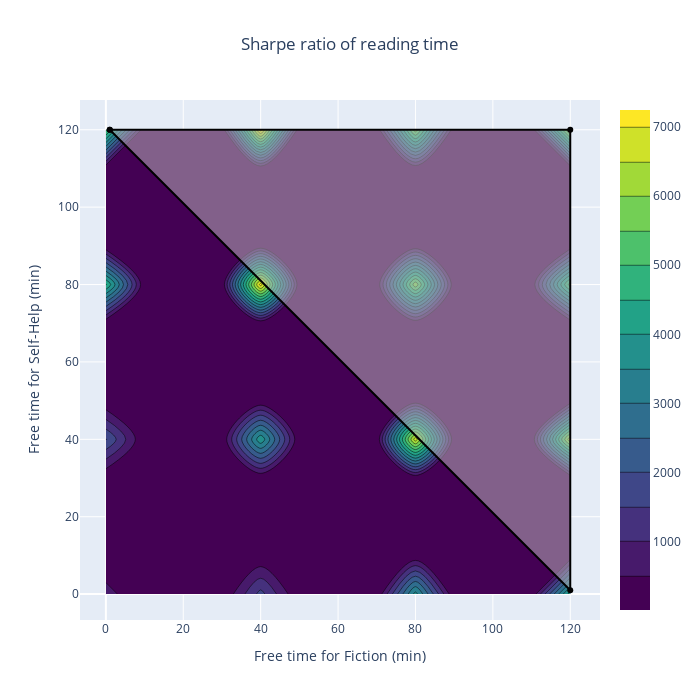

Notebook code cell kept with this figure:
### Code cell
plot_reading_for_2d_allocation(
    max_time=120, 
    estimators=(sm_fiction, sm_help), 
    type_estimator="smt_kriging", 
    sampling_step=10,
    estimator_sd=(sm_fiction, sm_help)
)

### Figure 1 — Plotly figure (JSON) as saved in the notebook; plotly's stock layout.template omitted (floating-point values rounded to 4 significant figures; data arrays with more than 128 entries replaced by an {"elided": "..."} marker saying what was removed)
{"data": [{"colorscale": [[0, "#440154"], [0.1111, "#482878"], [0.2222, "#3e4989"], [0.3333, "#31688e"], [0.4444, "#26828e"], [0.5556, "#1f9e89"], [0.6667, "#35b779"], [0.7778, "#6ece58"], [0.8889, "#b5de2b"], [1, "#fde725"]], "type": "contour", "x": [0, 10, 20, 30, 40, 50, 60, 70, 80, 90, 100, 110, 120], "y": [0, 10, 20, 30, 40, 50, 60, 70, 80, 90, 100, 110, 120], "z": {"elided": "13x13 float values"}}, {"fill": "toself", "fillcolor": "rgba(192, 192, 192, 0.5)", "hoverinfo": "text", "hoveron": "points+fills", "line": {"color": "black"}, "text": "Not available", "type": "scatter", "x": [1, 120, 120, 1], "y": [120, 120, 1, 120]}], "layout": {"autosize": false, "height": 700, "title": {"text": "Sharpe ratio of reading time", "x": 0.5}, "width": 700, "xaxis": {"title": {"text": "Free time for Fiction (min)"}}, "yaxis": {"title": {"text": "Free time for Self-Help (min)"}}}}
